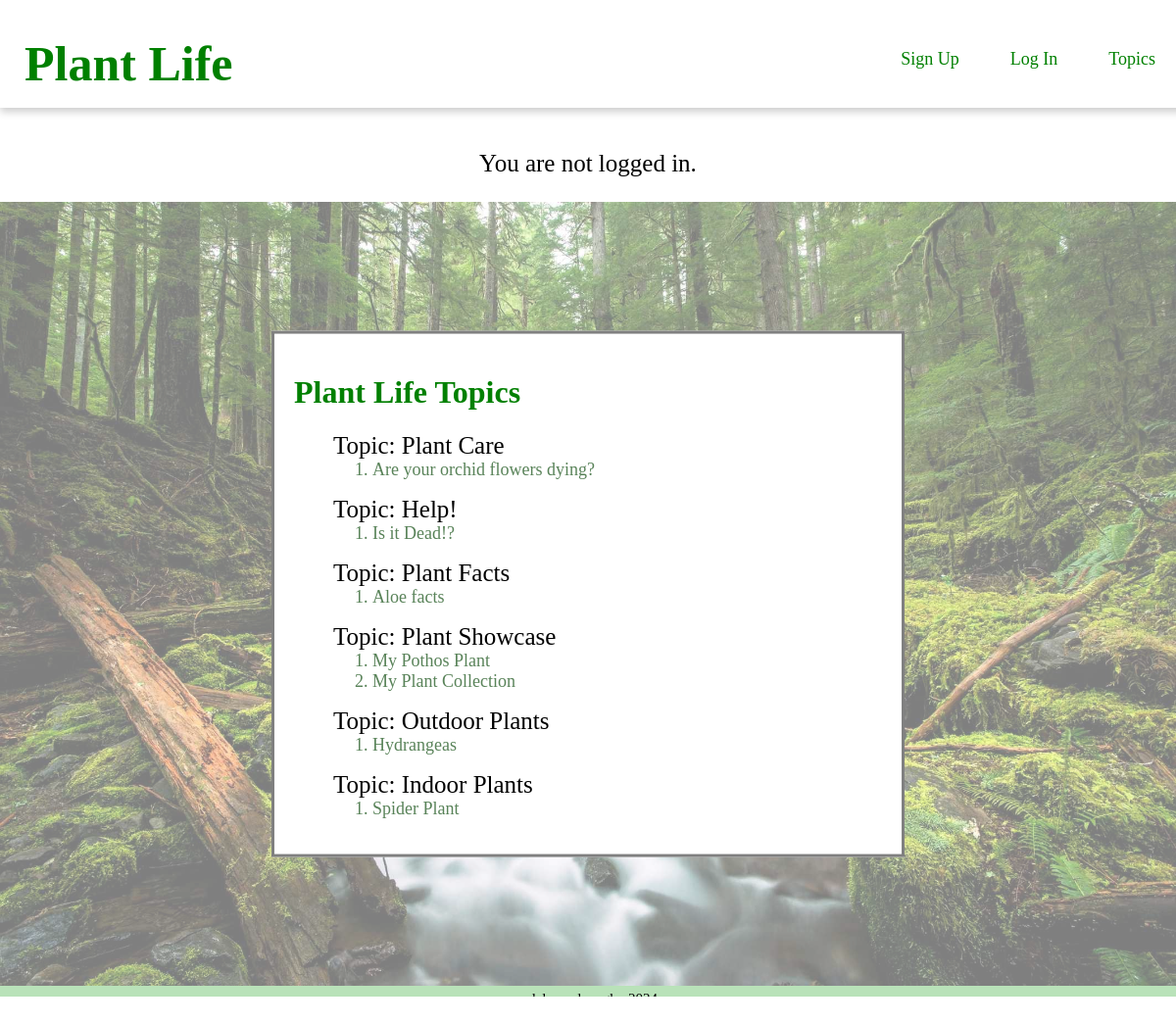
Screenshot of /topic with the database file from the repository.
### blog/models.py (models this page shows, shortened)
class Topic(models.Model):
    topic = models.CharField(max_length=20)
    def __str__(self):
        return self.topic

class Post(models.Model):
    title = models.CharField(max_length=50)
    author = models.ForeignKey(
        "auth.User", # this provides for user authentication
        on_delete=models.CASCADE,
        )
    body = models.TextField()
    topic = models.ForeignKey(Topic, on_delete=models.PROTECT,default='1')
    date = models.DateField(auto_now_add=True, )
    image = models.ImageField(null=True, blank=True,
    upload_to="images/")

### blog/views.py (the view)
# urls.py: path("topic", TopicListView.as_view(), name="topic"),
class TopicListView(ListView):
    model = Topic
    template_name = "topic.html"

### templates/topic.html (shortened to what this page needs)
{% extends "base.html" %}
{% load static %}
{% block content %}
<main style="width: 100%; height: 100%; position: relative;">
    <div class="topiclist" style="position: absolute; top:50%; left:50%; transform:translate(-50%, -50%);">
    <h1 style="color: green">Plant Life Topics</h1>
    <ul>
    {% for topic in topic_list %}
    <li style="list-style-type: none; font-size: 25px;color: black">Topic: {{ topic }} </li>
    <ol>
    {% for post in topic.post_set.all %}
    <div class="topicnav">
    <a href = "{% url 'post_detail' post.pk %}">
    <li style="font-size: 18px; color: rgb(89, 131, 89); ">{{post.title}}</li></a>
    </div>
    {% endfor %}
    </ol>
    {% endfor %}
    </ul>
</div>
</main>
{% endblock content %}

### static/base.css (style rules this page uses)
body { margin: 0px; }
a { text-decoration: none; }
.topiclist { padding: 20px; margin:auto; width: 50%; border: grey solid 3px; background: white; }

### rows the page displays
Topic: topic "Plant Care"
Post: title "Are your orchid flowers dying?"
Topic: topic "Help!"
Post: title "Is it Dead!?"
Topic: topic "Plant Facts"
Post: title "Aloe facts"
Topic: topic "Plant Showcase"
Post: title "My Pothos Plant"
Post: title "My Plant Collection"
Topic: topic "Outdoor Plants"
Post: title "Hydrangeas"
Topic: topic "Indoor Plants"
Post: title "Spider Plant"
